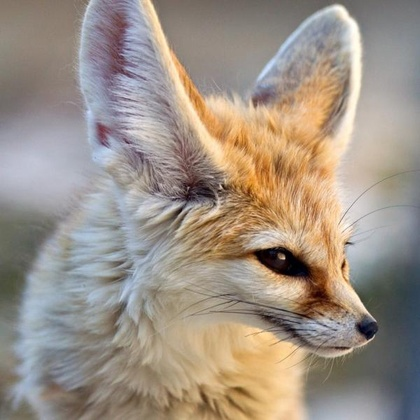
%> input picture 2.5 Histograma/zorro.jpg, 420 x 420 px, shrunk from 600 x 600 before the run
$ octave histograma.m   (GNU Octave 9; MATLAB toolbox functions it lacks are replaced by stand-ins)
%> lines starting %> are read from the running program, lines starting %| are printed output that depends on the picture
%//////////////////////////////////////
%//Histograma
%//Autor: Bryan Medina
%/////////////////////////////////////

f = imread('zorro.jpg');
%> f is the input picture: size 420x420x3 uint8; mean R, G, B 157.7, 145.8, 134.1
f = rgb2gray(f);
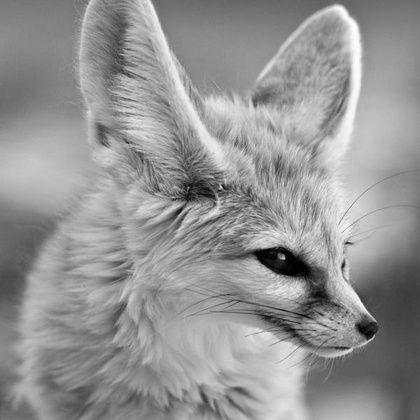
%> f: size 420x420 uint8; min 0, max 254, mean 148

[m, n] = size(f);
%> m = 420; n = 420

hist = zeros(256, 1);
x = (1:256);

for i = 1:m
    for j = 1:n

        %aqui va el mas 1 por que los arrays empiezan en 1 en matlab, meh
        brillo = f(i, j) + 1 ;
        %se suma el pixel con este brillo en especifico, el histograma pues
        hist(brillo) = hist(brillo)+1;

    end
end
%> after the loop, hist = 256 values, max 1988 at index 136, min 0 at index 256, mean 689.1

plot(x, hist);
xlabel('niveles de intensidad');
ylabel('numero de pixeles');
title('histograma');
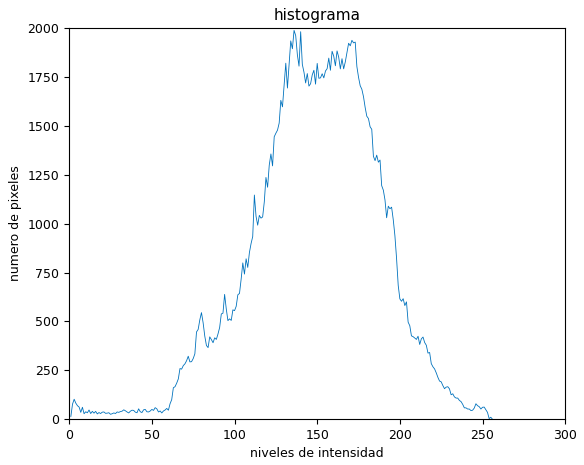
%> figure redrawn from the program's plot data; curve peaks at x = 136, y = 1988

% y pues matlab tambien tiene una funcion para calcular el histograma
matlabHist = imhist(f);
%> matlabHist has the same summary as hist
figure()
plot(x, matlabHist);
xlabel('niveles de intensidad');
ylabel('numero de pixeles');
title('histograma matlab');
%> figure, not shown here; curve peaks at x = 136, y = 1988
